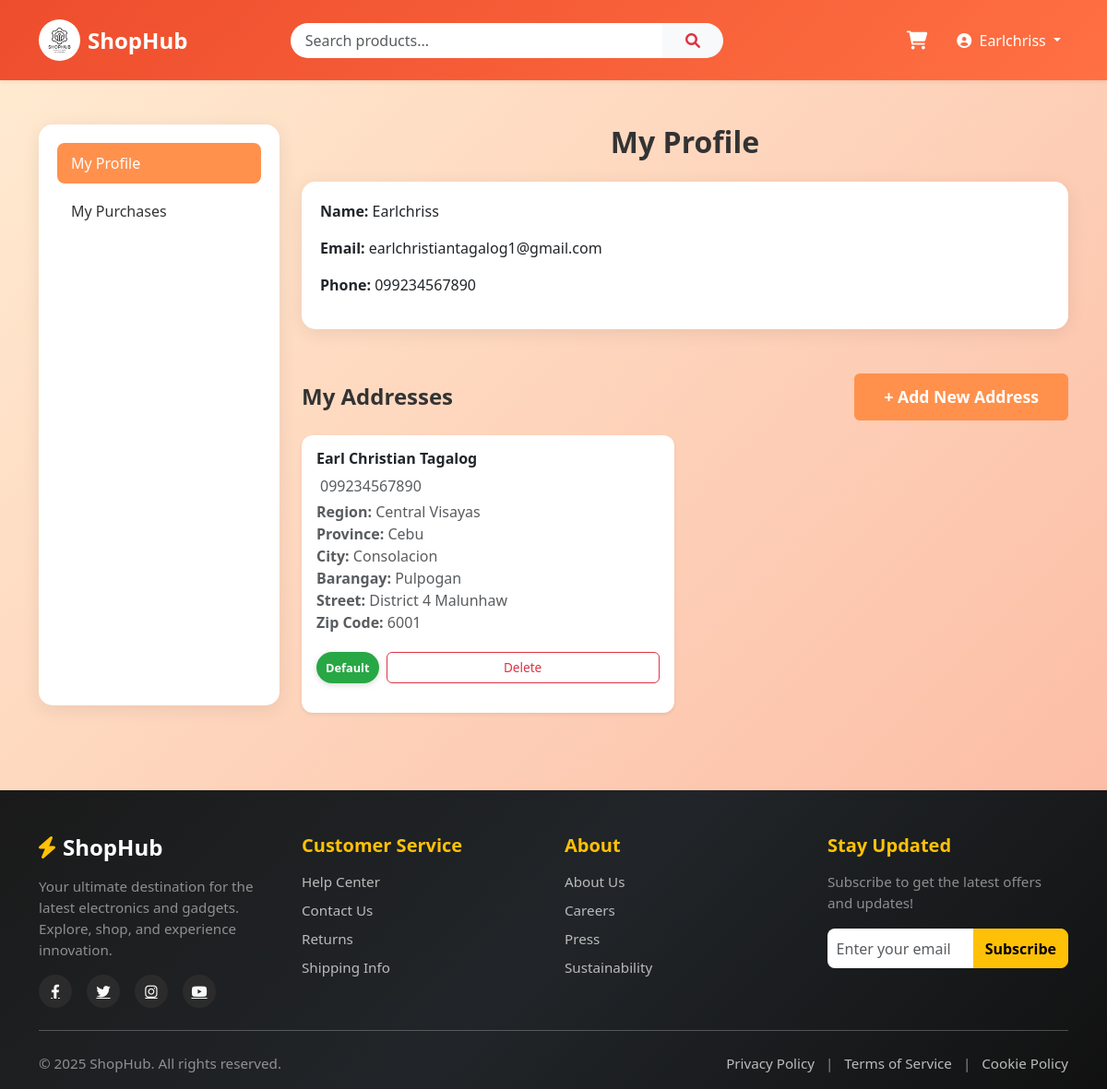
Page /profile.php (signed in) on the committed database.
### tables this page shows
CREATE TABLE `users` (
  `id` int(11) NOT NULL,
  `account_no` varchar(15) NOT NULL,
  `username` varchar(100) NOT NULL,
  `email` varchar(100) NOT NULL,
  `phone` varchar(20) NOT NULL,
  `password` varchar(255) NOT NULL,
  `created_at` timestamp NOT NULL DEFAULT current_timestamp(),
  `verification_code` varchar(6) DEFAULT NULL,
  `is_verified` tinyint(1) DEFAULT 0,
  `remember_token` varchar(64) DEFAULT NULL,
  `token_expiry` int(11) DEFAULT NULL,
  `is_banned` tinyint(1) DEFAULT 0
);

CREATE TABLE `addresses` (
  `address_id` int(11) NOT NULL,
  `user_id` int(11) NOT NULL,
  `first_name` varchar(50) DEFAULT NULL,
  `last_name` varchar(50) DEFAULT NULL,
  `phone` varchar(20) DEFAULT NULL,
  `address_line_1` text DEFAULT NULL,
  `barangay` varchar(100) DEFAULT NULL,
  `city` varchar(100) DEFAULT NULL,
  `province` varchar(100) DEFAULT NULL,
  `region` varchar(100) DEFAULT NULL,
  `zip_code` varchar(10) DEFAULT NULL,
  `is_default` tinyint(1) DEFAULT 0
);

### profile.php (the view, shortened to what this page needs)
<?php
include 'includes/db.php';
$user_id = $_SESSION['user_id'] ?? null;
$user_result = mysqli_query($conn, "SELECT * FROM users WHERE id = $user_id");
$user = mysqli_fetch_assoc($user_result);
$address_result = mysqli_query($conn, "SELECT * FROM addresses WHERE user_id = $user_id");
$addresses = mysqli_fetch_all($address_result, MYSQLI_ASSOC);
include 'includes/header.php';
?>
<div class="container py-5">
    <div class="row">
        <div class="col-md-3 mb-4">
            <div class="sidebar">
                <a href="profile.php" class="active">My Profile</a>
                <a href="my_purchases.php">My Purchases</a>
            </div>
        </div>
        <div class="col-md-9">
            <h2 class="mb-4 text-center">My Profile</h2>
            <div class="profile-card mb-5">
                <p><strong>Name:</strong> <?= htmlspecialchars($user['username']) ?></p>
                <p><strong>Email:</strong> <?= htmlspecialchars($user['email']) ?></p>
                <p><strong>Phone:</strong> <?= htmlspecialchars($user['phone']) ?></p>
            </div>
            <div id="addresses" class="d-flex justify-content-between align-items-center mb-3">
                <h4 class="mb-0">My Addresses</h4>
                <a href="add_address.php" class="btn btn-primary">+ Add New Address</a>
            </div>
            <?php if (count($addresses) > 0): ?>
                <div class="row">
                    <?php foreach ($addresses as $address): ?>
                        <div class="col-md-6 mb-3">
                            <div class="card address-card h-100 shadow-sm border-0 p-3">
                                <h6 class="fw-bold mb-2"><?= htmlspecialchars($address['first_name'] . ' ' . $address['last_name']) ?></h6>
                                <p class="mb-1 text-muted"><i class="bi bi-telephone-fill me-1"></i> <?= htmlspecialchars($address['phone']) ?></p>
                                <p class="mb-1 text-muted">
                                    <strong>Region:</strong> <?= htmlspecialchars($address['region']) ?><br>
                                    <strong>Province:</strong> <?= htmlspecialchars($address['province']) ?><br>
                                    <strong>City:</strong> <?= htmlspecialchars($address['city']) ?><br>
                                    <strong>Barangay:</strong> <?= htmlspecialchars($address['barangay']) ?><br>
                                    <strong>Street:</strong> <?= htmlspecialchars($address['address_line_1']) ?><br>
                                    <strong>Zip Code:</strong> <?= htmlspecialchars($address['zip_code']) ?>
                                </p>
                                <div class="mt-3 d-flex gap-2">
                                    <?php if ($address['is_default']): ?>
    <span class="badge badge-default">
        Default
    </span>
<?php else: ?>
                                        <a href="set_default_address.php?id=<?= $address['address_id'] ?>"
                                            class="btn btn-sm btn-outline-primary flex-fill">Set as Default</a>
                                    <?php endif; ?>
                                    <a href="delete_address.php?id=<?= $address['address_id'] ?>"
                                        class="btn btn-sm btn-outline-danger flex-fill">Delete</a>
                                </div>
                            </div>
                        </div>
                    <?php endforeach; ?>
                </div>
            <?php endif; ?>
        </div>
    </div>
</div>
<?php include 'includes/footer.php'; ?>

### includes/header.php (style rules this page uses)
body { background-color: hsla(0, 100%, 99%, 0.63); }
:root { --primary-color: #ee4d2d; --secondary-color: #f5f5f5; --text-color: #333; --border-color: #e5e5e5; }
body { background-color: var(--secondary-color); font-family: 'Segoe UI', Tahoma, Geneva, Verdana, sans-serif; }
.card { border: none; box-shadow: 0 1px 3px rgba(0, 0, 0, 0.1); margin-bottom: 1rem; }
.btn-primary { background-color: var(--primary-color); border-color: var(--primary-color); padding: 0.75rem 2rem; font-size: 1.1rem; font-weight: bold; }

### profile.php (style rules this page uses)
body { background: linear-gradient(135deg, #ffecd2, #fcb69f); min-height: 100vh; }
.sidebar { background: white; border-radius: 15px; box-shadow: 0 4px 20px rgba(0, 0, 0, 0.08); padding: 20px; height: 100%; }
.sidebar a { display: block; padding: 10px 15px; margin-bottom: 8px; border-radius: 8px; color: #333; text-decoration: none; font-weight: 500; }
.sidebar a.active, .sidebar a:hover { background-color: #ff914d; color: white; }
.profile-card { background: white; border-radius: 15px; box-shadow: 0 4px 20px rgba(0, 0, 0, 0.08); padding: 20px; }
.address-card { background: white; border-radius: 12px; box-shadow: 0 2px 12px rgba(0, 0, 0, 0.05); padding: 15px; }
.btn-primary { background-color: #ff914d; border: none; }
h2, h4 { font-weight: bold; color: #333; }
.address-card { border-radius: 12px; transition: all 0.3s ease; }
.address-card .btn { border-radius: 6px; padding: 6px 10px; font-size: 0.85rem; }
.badge-default { display: inline-flex; align-items: center; gap: 4px; background-color: #28a745; color: #fff; padding: 3px 10px; border-radius: 20px; font-size: 0.8rem; font-weight: 600; box-shadow: 0 2px 6px rgba(0, 0, 0, 0.15); }

### rows in the picture
users: username "Earlchriss", email "earlchristiantagalog1@gmail.com", phone "099234567890"
addresses: first_name+last_name "Earl Christian Tagalog", phone "099234567890", region "Central Visayas", province "Cebu", city "Consolacion", barangay "Pulpogan", address_line_1 "District 4 Malunhaw", zip_code "6001", is_default "Default"

### other values in the picture
$_SESSION['username'] "Earlchriss"
